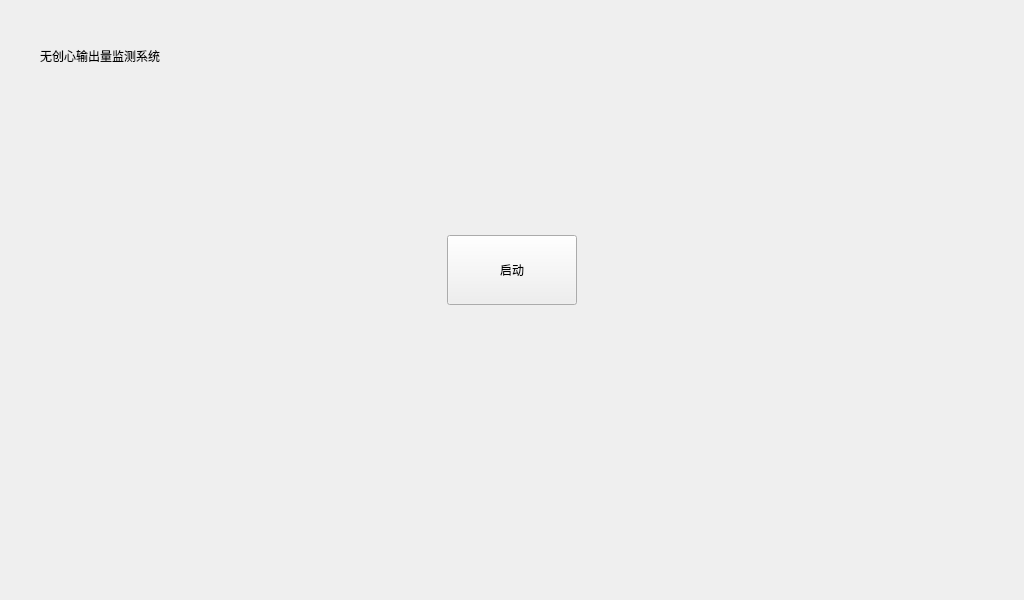
<?xml version="1.0" encoding="UTF-8"?>
<ui version="4.0">
 <class>MainWindow</class>
 <widget class="QMainWindow" name="MainWindow">
  <property name="geometry">
   <rect>
    <x>0</x>
    <y>0</y>
    <width>1024</width>
    <height>600</height>
   </rect>
  </property>
  <property name="font">
   <font>
    <family>文泉驿等宽正黑</family>
   </font>
  </property>
  <property name="windowTitle">
   <string>MainWindow</string>
  </property>
  <widget class="QWidget" name="centralwidget">
   <widget class="QPushButton" name="pushButton">
    <property name="geometry">
     <rect>
      <x>447</x>
      <y>235</y>
      <width>130</width>
      <height>70</height>
     </rect>
    </property>
    <property name="sizePolicy">
     <sizepolicy hsizetype="Fixed" vsizetype="Fixed">
      <horstretch>0</horstretch>
      <verstretch>0</verstretch>
     </sizepolicy>
    </property>
    <property name="font">
     <font>
      <family>文泉驿等宽正黑</family>
     </font>
    </property>
    <property name="text">
     <string>启动</string>
    </property>
   </widget>
   <widget class="QLabel" name="label">
    <property name="geometry">
     <rect>
      <x>40</x>
      <y>40</y>
      <width>191</width>
      <height>31</height>
     </rect>
    </property>
    <property name="font">
     <font>
      <family>文泉驿等宽正黑</family>
     </font>
    </property>
    <property name="text">
     <string>无创心输出量监测系统</string>
    </property>
   </widget>
   <zorder>label</zorder>
   <zorder>pushButton</zorder>
  </widget>
 </widget>
 <resources/>
 <connections/>
</ui>
